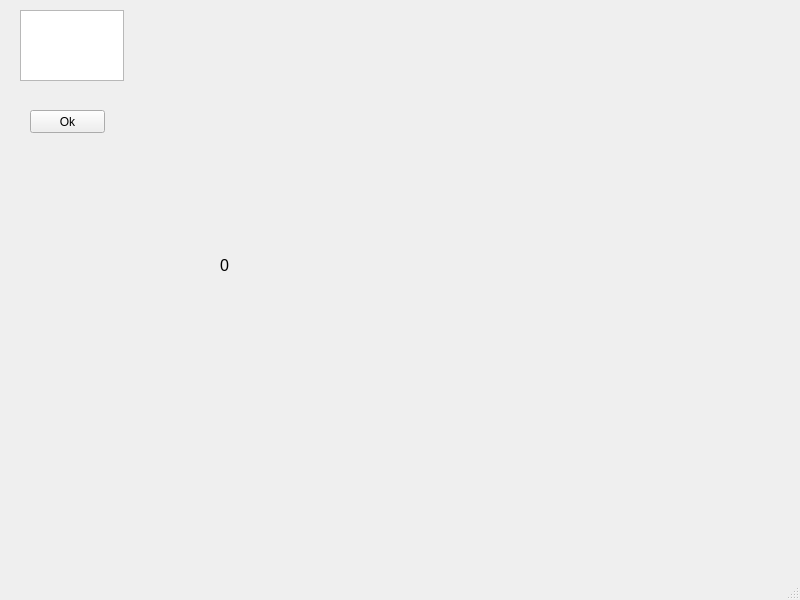
<?xml version="1.0" encoding="UTF-8"?>
<ui version="4.0">
 <class>MainWindow</class>
 <widget class="QMainWindow" name="MainWindow">
  <property name="geometry">
   <rect>
    <x>0</x>
    <y>0</y>
    <width>800</width>
    <height>600</height>
   </rect>
  </property>
  <property name="windowTitle">
   <string>MainWindow</string>
  </property>
  <widget class="QWidget" name="centralwidget">
   <widget class="QTextEdit" name="textEdit">
    <property name="geometry">
     <rect>
      <x>20</x>
      <y>10</y>
      <width>104</width>
      <height>71</height>
     </rect>
    </property>
   </widget>
   <widget class="QPushButton" name="pushButton">
    <property name="geometry">
     <rect>
      <x>30</x>
      <y>110</y>
      <width>75</width>
      <height>23</height>
     </rect>
    </property>
    <property name="text">
     <string>Ok</string>
    </property>
   </widget>
   <widget class="QLabel" name="label">
    <property name="geometry">
     <rect>
      <x>220</x>
      <y>20</y>
      <width>251</width>
      <height>491</height>
     </rect>
    </property>
    <property name="font">
     <font>
      <pointsize>12</pointsize>
     </font>
    </property>
    <property name="text">
     <string>0</string>
    </property>
   </widget>
  </widget>
  <widget class="QMenuBar" name="menubar">
   <property name="geometry">
    <rect>
     <x>0</x>
     <y>0</y>
     <width>800</width>
     <height>21</height>
    </rect>
   </property>
  </widget>
  <widget class="QStatusBar" name="statusbar"/>
 </widget>
 <resources/>
 <connections/>
</ui>
